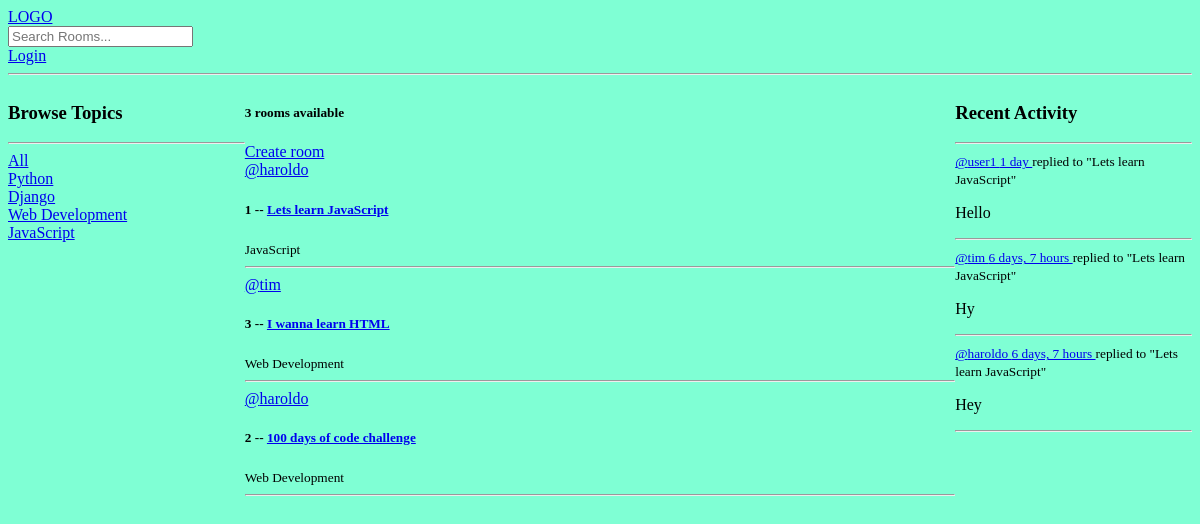
Before: / with the older database file.
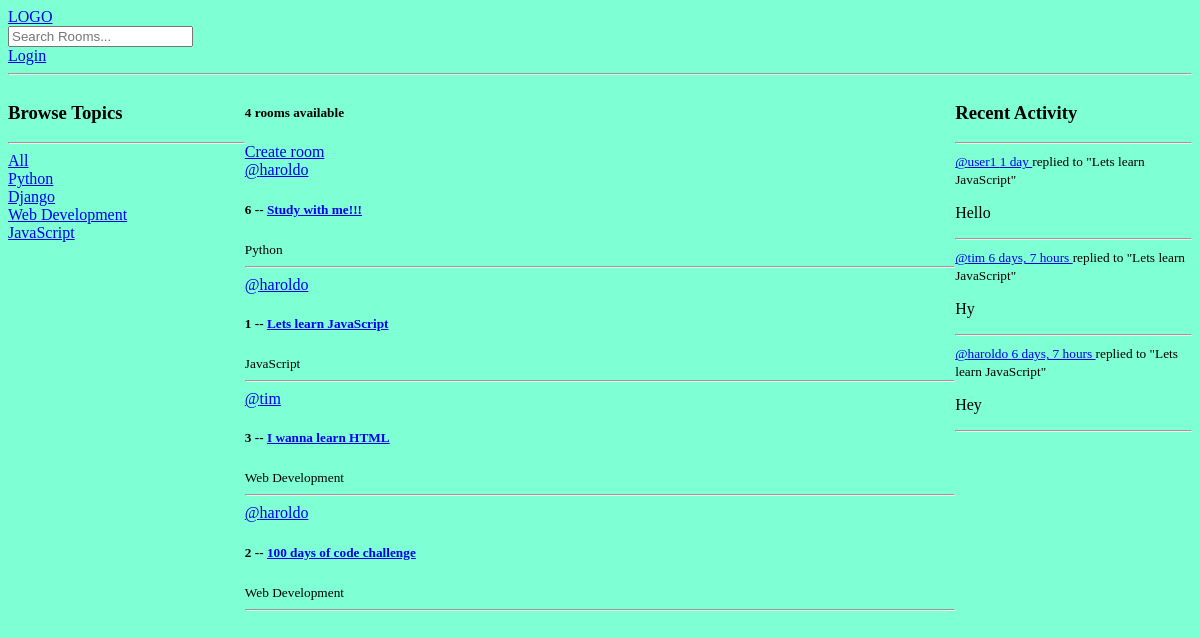
After: the same page with the newer database file.
### base/models.py (models this page shows, shortened)
class Topic(models.Model):
    name = models.CharField(max_length=200)

class Room(models.Model):
    host = models.ForeignKey(User, on_delete=models.SET_NULL, null=True)
    topic = models.ForeignKey(Topic, on_delete=models.SET_NULL, null=True)
    name = models.CharField(max_length=200)
    description = models.TextField(null=True, blank=True)
    participants = models.ManyToManyField(
        User, related_name='participants', blank=True
    )
    updated = models.DateTimeField(auto_now=True)
    created = models.DateTimeField(auto_now_add=True)
    class Meta:
        ordering = ['-updated', '-created']
    def __str__(self):
        return self.name

class Message(models.Model):
    user = models.ForeignKey(User, on_delete=models.CASCADE)
    room = models.ForeignKey(Room, on_delete=models.CASCADE)
    body = models.TextField()
    updated = models.DateTimeField(auto_now=True)
    created = models.DateTimeField(auto_now_add=True)
    class Meta:
        ordering = ['-updated', '-created']
    def __str__(self):
        return self.body[:50]

### base/views.py (the view)
# urls.py: path('', views.home, name='home'),
def home(request):
    query = request.GET.get('q', '')
    rooms = Room.objects.filter(
        Q(topic__name__icontains=query)
        | Q(name__icontains=query)
        | Q(description__icontains=query)
    )
    topics = Topic.objects.all()
    room_count = rooms.count()
    room_messages = Message.objects.filter(
        Q(room__topic__name__icontains=query)
    )
    context = {
        'rooms': rooms,
        'topics': topics,
        'room_count': room_count,
        'room_messages': room_messages,
    }
    return render(request, 'base/home.html', context)

### base/templates/base/home.html (shortened to what this page needs)
{% extends "main.html" %}
{% block content %}
<div class="home-container">
  <div>
   {% include 'base/topics_component.html' %}
  </div>
  <div>
    <h5>{{room_count}}
      rooms available</h5>
    <a href="{% url 'create-room' %}">Create room</a>
    {% include 'base/feed_component.html' %}
  </div>
  <div>
    {% include "base/activity_component.html" %}
  </div>
</div>
{% endblock content %}

### base/templates/base/topics_component.html
<h3>Browse Topics</h3>
<hr>
<div>
  <a href="{% url 'home' %}">All</a>
</div>
{% for topic in topics %}
<div>
  <a href="{% url 'home' %}?q={{topic.name}}">{{topic.name}}</a>
</div>
{% endfor %}

### base/templates/base/feed_component.html (shortened to what this page needs)
<div>
  {% for room in rooms %}
  <div>
    <a href="{% url 'user-profile' room.host.id %}">@{{room.host.username}}</a>
    <h5>{{room.id}}
      --
      <a href="{% url 'room' room.id %}">{{room.name}}</a>
    </h5>
    <small>{{room.topic.name}}</small>
    <hr />
  </div>
  {% endfor %}
</div>

### base/templates/base/activity_component.html (shortened to what this page needs)
<h3>Recent Activity</h3>
<hr>
{% for message in room_messages %}
<div>
  <small>
    <a href="{% url 'user-profile' message.user.id %}">
      @{{message.user}}
      {{message.created|timesince}}
    </a>
  </small>
  <small>replied to "{{message.room}}"</small>
  <p>{{message}}</p>
  <hr>
</div>
{% endfor %}

Changed rows visible on the page:
added Room: host.username "haroldo", id "6", name "Study with me!!!", topic.name "Python"
Other visible differences:
{{ room_count }}: "3" → "4"
